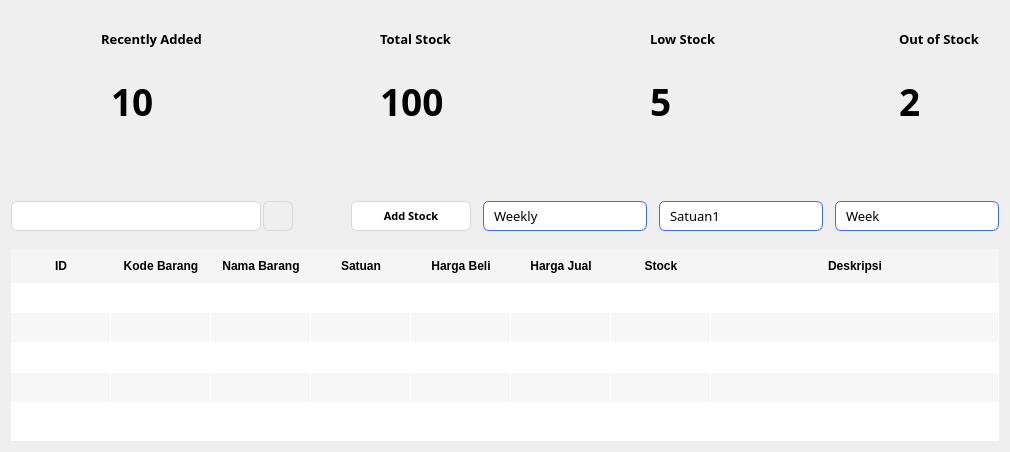
         <widget class="QWidget" name="page_2">
          <property name="sizePolicy">
           <sizepolicy hsizetype="Expanding" vsizetype="Expanding">
            <horstretch>0</horstretch>
            <verstretch>0</verstretch>
           </sizepolicy>
          </property>
          <layout class="QGridLayout" name="gridLayout_11">
           <item row="0" column="0">
            <layout class="QGridLayout" name="gridLayout_7">
             <property name="verticalSpacing">
              <number>50</number>
             </property>
             <item row="0" column="0">
              <layout class="QHBoxLayout" name="horizontalLayout_8">
               <item>
                <widget class="QWidget" name="newDataWidget" native="true">
                 <property name="minimumSize">
                  <size>
                   <width>210</width>
                   <height>140</height>
                  </size>
                 </property>
                 <property name="maximumSize">
                  <size>
                   <width>210</width>
                   <height>140</height>
                  </size>
                 </property>
                 <property name="styleSheet">
                  <string notr="true">QWidget &gt; QWidget {
	border: 1px solid #3D6CEE;
	border-radius: 14px;
}</string>
                 </property>
                 <widget class="QLabel" name="label_3">
                  <property name="geometry">
                   <rect>
                    <x>10</x>
                    <y>50</y>
                    <width>80</width>
                    <height>80</height>
                   </rect>
                  </property>
                  <property name="styleSheet">
                   <string notr="true">QLabel {
	border: none;
}</string>
                  </property>
                  <property name="text">
                   <string/>
                  </property>
                  <property name="pixmap">
                   <pixmap resource="../assets/icons/resources.qrc">:/icons/recently-added-stock-blue.svg</pixmap>
                  </property>
                  <property name="scaledContents">
                   <bool>true</bool>
                  </property>
                 </widget>
                 <widget class="QLabel" name="recentlyAdded">
                  <property name="geometry">
                   <rect>
                    <x>90</x>
                    <y>20</y>
                    <width>111</width>
                    <height>16</height>
                   </rect>
                  </property>
                  <property name="font">
                   <font>
                    <family>Poppins</family>
                    <pointsize>10</pointsize>
                    <weight>75</weight>
                    <bold>true</bold>
                   </font>
                  </property>
                  <property name="styleSheet">
                   <string notr="true">QLabel {
	border: none;
}</string>
                  </property>
                  <property name="text">
                   <string>Recently Added</string>
                  </property>
                 </widget>
                 <widget class="QLabel" name="recentlyAddedCount">
                  <property name="geometry">
                   <rect>
                    <x>100</x>
                    <y>60</y>
                    <width>81</width>
                    <height>61</height>
                   </rect>
                  </property>
                  <property name="font">
                   <font>
                    <family>Poppins</family>
                    <pointsize>28</pointsize>
                    <weight>75</weight>
                    <bold>true</bold>
                   </font>
                  </property>
                  <property name="styleSheet">
                   <string notr="true">QLabel {
	border: none;
}</string>
                  </property>
                  <property name="text">
                   <string>10</string>
                  </property>
                 </widget>
                </widget>
               </item>
               <item>
                <spacer name="horizontalSpacer_10">
                 <property name="orientation">
                  <enum>Qt::Horizontal</enum>
                 </property>
                 <property name="sizeHint" stdset="0">
                  <size>
                   <width>40</width>
                   <height>20</height>
                  </size>
                 </property>
                </spacer>
               </item>
               <item>
                <widget class="QWidget" name="totalStock" native="true">
                 <property name="minimumSize">
                  <size>
                   <width>210</width>
                   <height>140</height>
                  </size>
                 </property>
                 <property name="maximumSize">
                  <size>
                   <width>210</width>
                   <height>140</height>
                  </size>
                 </property>
                 <property name="styleSheet">
                  <string notr="true">QWidget &gt; QWidget {
	border: 1px solid #3D6CEE;
	border-radius: 14px;
}</string>
                 </property>
                 <widget class="QLabel" name="label_4">
                  <property name="geometry">
                   <rect>
                    <x>10</x>
                    <y>50</y>
                    <width>80</width>
                    <height>80</height>
                   </rect>
                  </property>
                  <property name="styleSheet">
                   <string notr="true">QLabel {
	border: none;
}</string>
                  </property>
                  <property name="text">
                   <string/>
                  </property>
                  <property name="pixmap">
                   <pixmap resource="../assets/icons/resources.qrc">:/icons/total-stock-blue.svg</pixmap>
                  </property>
                  <property name="scaledContents">
                   <bool>true</bool>
                  </property>
                 </widget>
                 <widget class="QLabel" name="totalStock_3">
                  <property name="geometry">
                   <rect>
                    <x>110</x>
                    <y>20</y>
                    <width>81</width>
                    <height>16</height>
                   </rect>
                  </property>
                  <property name="font">
                   <font>
                    <family>Poppins</family>
                    <pointsize>10</pointsize>
                    <weight>75</weight>
                    <bold>true</bold>
                   </font>
                  </property>
                  <property name="styleSheet">
                   <string notr="true">QLabel {
	border: none;
}</string>
                  </property>
                  <property name="text">
                   <string>Total Stock</string>
                  </property>
                 </widget>
                 <widget class="QLabel" name="totalStockCount">
                  <property name="geometry">
                   <rect>
                    <x>110</x>
                    <y>60</y>
                    <width>81</width>
                    <height>61</height>
                   </rect>
                  </property>
                  <property name="font">
                   <font>
                    <family>Poppins</family>
                    <pointsize>28</pointsize>
                    <weight>75</weight>
                    <bold>true</bold>
                   </font>
                  </property>
                  <property name="styleSheet">
                   <string notr="true">QLabel {
	border: none;
}</string>
                  </property>
                  <property name="text">
                   <string>100</string>
                  </property>
                 </widget>
                </widget>
               </item>
               <item>
                <spacer name="horizontalSpacer_9">
                 <property name="orientation">
                  <enum>Qt::Horizontal</enum>
                 </property>
                 <property name="sizeHint" stdset="0">
                  <size>
                   <width>40</width>
                   <height>20</height>
                  </size>
                 </property>
                </spacer>
               </item>
               <item>
                <widget class="QWidget" name="widget_3" native="true">
                 <property name="minimumSize">
                  <size>
                   <width>210</width>
                   <height>140</height>
                  </size>
                 </property>
                 <property name="maximumSize">
                  <size>
                   <width>210</width>
                   <height>140</height>
                  </size>
                 </property>
                 <property name="styleSheet">
                  <string notr="true">QWidget &gt; QWidget {
	border: 1px solid #3D6CEE;
	border-radius: 14px;
}</string>
                 </property>
                 <widget class="QLabel" name="label_5">
                  <property name="geometry">
                   <rect>
                    <x>10</x>
                    <y>50</y>
                    <width>80</width>
                    <height>80</height>
                   </rect>
                  </property>
                  <property name="styleSheet">
                   <string notr="true">QLabel {
	border: none;
}</string>
                  </property>
                  <property name="text">
                   <string/>
                  </property>
                  <property name="pixmap">
                   <pixmap resource="../assets/icons/resources.qrc">:/icons/low-stock-blue.svg</pixmap>
                  </property>
                  <property name="scaledContents">
                   <bool>true</bool>
                  </property>
                 </widget>
                 <widget class="QLabel" name="lowStock">
                  <property name="geometry">
                   <rect>
                    <x>120</x>
                    <y>20</y>
                    <width>71</width>
                    <height>16</height>
                   </rect>
                  </property>
                  <property name="font">
                   <font>
                    <family>Poppins</family>
                    <pointsize>10</pointsize>
                    <weight>75</weight>
                    <bold>true</bold>
                   </font>
                  </property>
                  <property name="styleSheet">
                   <string notr="true">QLabel {
	border: none;
}</string>
                  </property>
                  <property name="text">
                   <string>Low Stock</string>
                  </property>
                 </widget>
                 <widget class="QLabel" name="lowStockCount">
                  <property name="geometry">
                   <rect>
                    <x>120</x>
                    <y>60</y>
                    <width>81</width>
                    <height>61</height>
                   </rect>
                  </property>
                  <property name="font">
                   <font>
                    <family>Poppins</family>
                    <pointsize>28</pointsize>
                    <weight>75</weight>
                    <bold>true</bold>
                   </font>
                  </property>
                  <property name="styleSheet">
                   <string notr="true">QLabel {
	border: none;
}</string>
                  </property>
                  <property name="text">
                   <string>5</string>
                  </property>
                 </widget>
                </widget>
               </item>
               <item>
                <spacer name="horizontalSpacer_8">
                 <property name="orientation">
                  <enum>Qt::Horizontal</enum>
                 </property>
                 <property name="sizeHint" stdset="0">
                  <size>
                   <width>40</width>
                   <height>20</height>
                  </size>
                 </property>
                </spacer>
               </item>
               <item>
                <widget class="QWidget" name="widget_4" native="true">
                 <property name="minimumSize">
                  <size>
                   <width>210</width>
                   <height>140</height>
                  </size>
                 </property>
                 <property name="maximumSize">
                  <size>
                   <width>210</width>
                   <height>140</height>
                  </size>
                 </property>
                 <property name="styleSheet">
                  <string notr="true">QWidget &gt; QWidget {
	border: 1px solid #3D6CEE;
	border-radius: 14px;
}</string>
                 </property>
                 <widget class="QLabel" name="label_6">
                  <property name="geometry">
                   <rect>
                    <x>10</x>
                    <y>50</y>
                    <width>80</width>
                    <height>80</height>
                   </rect>
                  </property>
                  <property name="styleSheet">
                   <string notr="true">QLabel {
	border: none;
}</string>
                  </property>
                  <property name="text">
                   <string/>
                  </property>
                  <property name="pixmap">
                   <pixmap resource="../assets/icons/resources.qrc">:/icons/out-of-stock-blue.svg</pixmap>
                  </property>
                  <property name="scaledContents">
                   <bool>true</bool>
                  </property>
                 </widget>
                 <widget class="QLabel" name="outOfStock">
                  <property name="geometry">
                   <rect>
                    <x>110</x>
                    <y>20</y>
                    <width>81</width>
                    <height>16</height>
                   </rect>
                  </property>
                  <property name="font">
                   <font>
                    <family>Poppins</family>
                    <pointsize>10</pointsize>
                    <weight>75</weight>
                    <bold>true</bold>
                   </font>
                  </property>
                  <property name="styleSheet">
                   <string notr="true">QLabel {
	border: none;
}</string>
                  </property>
                  <property name="text">
                   <string>Out of Stock</string>
                  </property>
                 </widget>
                 <widget class="QLabel" name="outOfStockCount">
                  <property name="geometry">
                   <rect>
                    <x>110</x>
                    <y>60</y>
                    <width>81</width>
                    <height>61</height>
                   </rect>
                  </property>
                  <property name="font">
                   <font>
                    <family>Poppins</family>
                    <pointsize>28</pointsize>
                    <weight>75</weight>
                    <bold>true</bold>
                   </font>
                  </property>
                  <property name="styleSheet">
                   <string notr="true">QLabel {
	border: none;
}</string>
                  </property>
                  <property name="text">
                   <string>2</string>
                  </property>
                 </widget>
                </widget>
               </item>
              </layout>
             </item>
             <item row="1" column="0">
              <layout class="QGridLayout" name="gridLayout">
               <property name="verticalSpacing">
                <number>18</number>
               </property>
               <item row="0" column="0">
                <layout class="QHBoxLayout" name="horizontalLayout_7">
                 <item>
                  <layout class="QHBoxLayout" name="horizontalLayout_2">
                   <property name="spacing">
                    <number>2</number>
                   </property>
                   <item>
                    <widget class="QLineEdit" name="inputSearchStock">
                     <property name="minimumSize">
                      <size>
                       <width>250</width>
                       <height>30</height>
                      </size>
                     </property>
                     <property name="maximumSize">
                      <size>
                       <width>250</width>
                       <height>30</height>
                      </size>
                     </property>
                     <property name="font">
                      <font>
                       <family>Poppins</family>
                       <weight>50</weight>
                       <bold>false</bold>
                      </font>
                     </property>
                     <property name="styleSheet">
                      <string notr="true">QLineEdit{
	border: 1px solid #D9D9D9;
	border-radius: 6px;
    padding: 6px 30px 6px 10px;
    background-color: white;
    color: black;
}

QLineEdit:focus{
	border:1px solid #3D6CEE;
}</string>
                     </property>
                    </widget>
                   </item>
                   <item>
                    <widget class="QPushButton" name="searchBtnStock">
                     <property name="minimumSize">
                      <size>
                       <width>30</width>
                       <height>30</height>
                      </size>
                     </property>
                     <property name="maximumSize">
                      <size>
                       <width>30</width>
                       <height>30</height>
                      </size>
                     </property>
                     <property name="styleSheet">
                      <string notr="true">QPushButton{
	border:1px solid #D9D9D9;
	border-radius: 6px;
}</string>
                     </property>
                     <property name="text">
                      <string/>
                     </property>
                     <property name="icon">
                      <iconset resource="../assets/icons/resources.qrc">
                       <normaloff>:/icons/search-blue.svg</normaloff>:/icons/search-blue.svg</iconset>
                     </property>
                     <property name="iconSize">
                      <size>
                       <width>16</width>
                       <height>16</height>
                      </size>
                     </property>
                    </widget>
                   </item>
                  </layout>
                 </item>
                 <item>
                  <spacer name="horizontalSpacer">
                   <property name="orientation">
                    <enum>Qt::Horizontal</enum>
                   </property>
                   <property name="sizeHint" stdset="0">
                    <size>
                     <width>58</width>
                     <height>20</height>
                    </size>
                   </property>
                  </spacer>
                 </item>
                 <item>
                  <layout class="QHBoxLayout" name="horizontalLayout_6">
                   <property name="spacing">
                    <number>12</number>
                   </property>
                   <item>
                    <widget class="QPushButton" name="addStockBtn">
                     <property name="minimumSize">
                      <size>
                       <width>120</width>
                       <height>30</height>
                      </size>
                     </property>
                     <property name="maximumSize">
                      <size>
                       <width>120</width>
                       <height>30</height>
                      </size>
                     </property>
                     <property name="font">
                      <font>
                       <family>Poppins</family>
                       <pointsize>8</pointsize>
                       <weight>75</weight>
                       <bold>true</bold>
                      </font>
                     </property>
                     <property name="styleSheet">
                      <string notr="true">QPushButton{
	background-color: white;
	border: 1px solid #D9D9D9;
	border-radius: 6px;
}

QPushButton:hover{
	color: white;
	background-color: #D9D9D9;
	border: 1px solid #3D6CEE;
}</string>
                     </property>
                     <property name="text">
                      <string>Add Stock</string>
                     </property>
                     <property name="icon">
                      <iconset resource="../assets/icons/resources.qrc">
                       <normaloff>:/icons/add-blue.svg</normaloff>:/icons/add-blue.svg</iconset>
                     </property>
                    </widget>
                   </item>
                   <item>
                    <widget class="QComboBox" name="comboBox">
                     <property name="minimumSize">
                      <size>
                       <width>164</width>
                       <height>30</height>
                      </size>
                     </property>
                     <property name="maximumSize">
                      <size>
                       <width>164</width>
                       <height>30</height>
                      </size>
                     </property>
                     <property name="font">
                      <font>
                       <family>Poppins</family>
                       <pointsize>10</pointsize>
                      </font>
                     </property>
                     <property name="styleSheet">
                      <string notr="true">QComboBox {
    border: 1px solid #3D6CEE;
    border-radius: 6px;
    padding: 6px 30px 6px 10px;
    background-color: white;
    color: black;
}

QComboBox::drop-down {
    border: none;
    width: 24px;
}

QComboBox::down-arrow {
    image: url(:/icons/arrow-down.svg);
    width: 12px;
    height: 12px;
}

QComboBox QAbstractItemView {
    border: 1px solid #3D6CEE;
    border-radius: 6px;
    background: white;
    color: black;
    selection-background-color: #3D6CEE;
    selection-color: white;
    outline: 0;
    padding: 4px;
}
</string>
                     </property>
                     <property name="currentText">
                      <string>Weekly</string>
                     </property>
                     <item>
                      <property name="text">
                       <string>Weekly</string>
                      </property>
                     </item>
                     <item>
                      <property name="text">
                       <string>Monthly</string>
                      </property>
                     </item>
                     <item>
                      <property name="text">
                       <string>Yearly</string>
                      </property>
                     </item>
                    </widget>
                   </item>
                   <item>
                    <widget class="QComboBox" name="comboBox_2">
                     <property name="minimumSize">
                      <size>
                       <width>164</width>
                       <height>30</height>
                      </size>
                     </property>
                     <property name="maximumSize">
                      <size>
                       <width>164</width>
                       <height>30</height>
                      </size>
                     </property>
                     <property name="font">
                      <font>
                       <family>Poppins</family>
                       <pointsize>10</pointsize>
                      </font>
                     </property>
                     <property name="styleSheet">
                      <string notr="true">QComboBox {
    border: 1px solid #3D6CEE;
    border-radius: 6px;
    padding: 6px 30px 6px 10px;
    background-color: white;
    color: black;
}

QComboBox::drop-down {
    border: none;
    width: 24px;
}

QComboBox::down-arrow {
    image: url(:/icons/arrow-down.svg);
    width: 12px;
    height: 12px;
}

QComboBox QAbstractItemView {
    border: 1px solid #3D6CEE;
    border-radius: 6px;
    background: white;
    color: black;
    selection-background-color: #3D6CEE;
    selection-color: white;
    outline: 0;
    padding: 4px;
}
</string>
                     </property>
                     <property name="currentText">
                      <string>Satuan1</string>
                     </property>
                     <item>
                      <property name="text">
                       <string>Satuan1</string>
                      </property>
                     </item>
                     <item>
                      <property name="text">
                       <string>Satuan2</string>
                      </property>
                     </item>
                     <item>
                      <property name="text">
                       <string>Satuan3</string>
                      </property>
                     </item>
                     <item>
                      <property name="text">
                       <string>Satuan4</string>
                      </property>
                     </item>
                     <item>
                      <property name="text">
                       <string>Satuan5</string>
                      </property>
                     </item>
                    </widget>
                   </item>
                   <item>
                    <widget class="QComboBox" name="comboBox_3">
                     <property name="minimumSize">
                      <size>
                       <width>164</width>
                       <height>30</height>
                      </size>
                     </property>
                     <property name="maximumSize">
                      <size>
                       <width>164</width>
                       <height>30</height>
                      </size>
                     </property>
                     <property name="font">
                      <font>
                       <family>Poppins</family>
                       <pointsize>10</pointsize>
                      </font>
                     </property>
                     <property name="styleSheet">
                      <string notr="true">QComboBox {
    border: 1px solid #3D6CEE;
    border-radius: 6px;
    padding: 6px 30px 6px 10px;
    background-color: white;
    color: black;
}

QComboBox::drop-down {
    border: none;
    width: 24px;
}

QComboBox::down-arrow {
    image: url(:/icons/arrow-down.svg);
    width: 12px;
    height: 12px;
}

QComboBox QAbstractItemView {
    border: 1px solid #3D6CEE;
    border-radius: 6px;
    background: white;
    color: black;
    selection-background-color: #3D6CEE;
    selection-color: white;
    outline: 0;
    padding: 4px;
}
</string>
                     </property>
                     <property name="currentText">
                      <string>Week</string>
                     </property>
                     <item>
                      <property name="text">
                       <string>Week</string>
                      </property>
                     </item>
                     <item>
                      <property name="text">
                       <string>Month</string>
                      </property>
                     </item>
                     <item>
                      <property name="text">
                       <string>Year</string>
                      </property>
                     </item>
                    </widget>
                   </item>
                  </layout>
                 </item>
                </layout>
               </item>
               <item row="1" column="0">
                <widget class="QTableWidget" name="stockTableWidget">
                 <property name="styleSheet">
                  <string notr="true">QTableWidget {
    border: none;
    gridline-color: transparent;
    background: #ffffff;
    color: #000000;
    font-size: 13px;
    selection-background-color: #3D6CEE;
    selection-color: #ffffff;
}

QHeaderView::section {
    background-color: #f5f5f5;
    color: #000000;
    font-weight: bold;
    border: none;
    padding: 8px;
}

QTableWidget::item {
    border: none;
}

QTableWidget::item:hover {
    background-color: #f0f8ff;
}

QTableWidget::item:selected {
    background-color: #3D6CEE;
    color: #ffffff;
}

QTableWidget QTableCornerButton::section {
    background: #f5f5f5;
    border: none;
}

/*Scroll Bar Style Coy*/

/*Horizontal*/
QScrollBar:horizontal {
    background: #f0f0f0;
    height: 8px;
    margin: 0px;
    border: none;
    border-radius: 4px;
}

QScrollBar::handle:horizontal {
    background: #3D6CEE;
    min-width: 40px;
    border-radius: 4px;
}

QScrollBar::sub-line:horizontal {
    background: none;
    width: 0px;
}

QScrollBar::add-line:horizontal {
    background: none;
    width: 0px;
}

QScrollBar::handle:horizontal:hover {
    background: #2b50b3;
}

QScrollBar::groove:horizontal {
    background: #e0e0e0;
    border-radius: 4px;
    height: 8px;
}

QScrollBar::corner {
    background: #f0f0f0;
}

/*Vertikal*/

QScrollBar:vertical {
    background: #f0f0f0;
    width: 8px;
    margin: 0px;
    border: none;
    border-radius: 4px;
}

QScrollBar::handle:vertical {
    background: #3D6CEE;
    min-height: 40px;
    border-radius: 4px;
}

QScrollBar::add-line:vertical,
QScrollBar::sub-line:vertical {
    background: none;
    height: 0px;
}

QScrollBar::handle:vertical:hover {
    background: #2b50b3;
}

QScrollBar::groove:vertical {
    background: #e0e0e0;
    border-radius: 4px;
    width: 8px;
}
</string>
                 </property>
                 <property name="frameShape">
                  <enum>QFrame::NoFrame</enum>
                 </property>
                 <property name="alternatingRowColors">
                  <bool>true</bool>
                 </property>
                 <property name="rowCount">
                  <number>5</number>
                 </property>
                 <attribute name="horizontalHeaderVisible">
                  <bool>true</bool>
                 </attribute>
                 <attribute name="horizontalHeaderCascadingSectionResizes">
                  <bool>false</bool>
                 </attribute>
                 <attribute name="horizontalHeaderStretchLastSection">
                  <bool>true</bool>
                 </attribute>
                 <attribute name="verticalHeaderVisible">
                  <bool>false</bool>
                 </attribute>
                 <row/>
                 <row/>
                 <row/>
                 <row/>
                 <row/>
                 <column>
                  <property name="text">
                   <string>ID</string>
                  </property>
                 </column>
                 <column>
                  <property name="text">
                   <string>Kode Barang</string>
                  </property>
                 </column>
                 <column>
                  <property name="text">
                   <string>Nama Barang</string>
                  </property>
                 </column>
                 <column>
                  <property name="text">
                   <string>Satuan</string>
                  </property>
                 </column>
                 <column>
                  <property name="text">
                   <string>Harga Beli</string>
                  </property>
                 </column>
                 <column>
                  <property name="text">
                   <string>Harga Jual</string>
                  </property>
                 </column>
                 <column>
                  <property name="text">
                   <string>Stock</string>
                  </property>
                 </column>
                 <column>
                  <property name="text">
                   <string>Deskripsi</string>
                  </property>
                 </column>
                </widget>
               </item>
              </layout>
             </item>
            </layout>
           </item>
          </layout>
         </widget>
